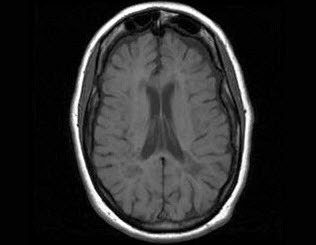
%> input picture 3特征空间/3.1.jpg, 316 x 245 px
$ octave --eval "Hough_LineDetect('3.1.jpg');"   (GNU Octave 9; MATLAB toolbox functions it lacks are replaced by stand-ins)
%> lines starting %> are read from the running program, lines starting %| are printed output that depends on the picture; in (x1, y1, x2, y2) boxes, pixels count from 0 and x2, y2 are one past the last pixel; in counts of white or black regions, pixels touching at a corner belong together; the program's own positions count from 1
function Hough_LineDetect(filename,degree_range,line_length,dtheta,drho)
%> called with filename = '3.1.jpg'

if nargin<5
    drho=1;
end
if nargin<4
    dtheta=1;
end
if nargin<3
    line_length=100;
end
if nargin<2
    degree_range=[-90,90];
end

I1=imread(filename);
%> I1 is the input picture: size 245x316x3 uint8; min 0, max 255, mean 42.3
I=rgb2gray(I1);
%figure,imshow(I);
[width,height]=size(I);
%> width = 245; height = 316
BI=edge(I);
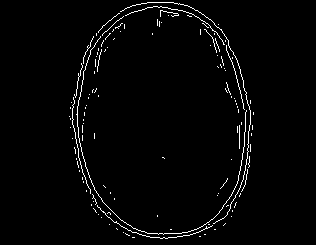
%> BI: size 245x316 logical; 2.2% white in thin lines or dots, all inside (x1, y1, x2, y2) = (69, 2, 254, 239)

dtheta=dtheta*pi/180;
radian_upper=max(degree_range*pi/180);
radian_lower=min(degree_range*pi/180);
radian_range=radian_upper-radian_lower;

rho_max=(sqrt(width^2+height^2));
%> rho_max = 399.9
nrho=ceil(2*rho_max/drho);
%> nrho = 800
theta_value=[radian_lower:dtheta:radian_upper];
ntheta=length(theta_value);

rho_matrix=zeros(nrho,ntheta);
hough_line=zeros(width,height);

[rows,cols]=find(BI);
%> rows = 1711 values from 3 to 239; cols = 1711 values from 70 to 254
pointcount=length(rows);
%> pointcount = 1711
rho_value=zeros(pointcount,ntheta);
%> rho_value: size 1711x181 double; every value is 0
for i=1:pointcount
    m=rows(i);
    n=cols(i);
    for k=1:ntheta
        rho=(m*cos(theta_value(k)))+(n*sin(theta_value(k)));
        rho_index=round((rho+rho_max)/drho);
        rho_matrix(rho_index,k)=rho_matrix(rho_index,k)+1;
        rho_value(rho_index,k)=rho;
    end
end
%> this loop made 1711 passes
%> (m, n) on passes 1 to 3: (117, 70), (108, 71), (109, 71)
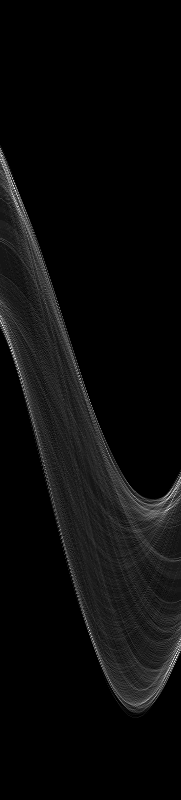
%> rho_matrix: size 800x181 double; min 0, max 48, mean 2.1; drawn with min black and max white
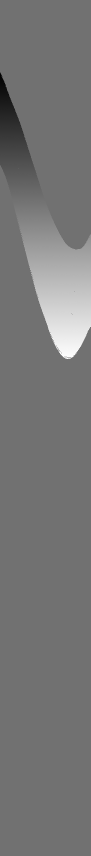
%> rho_value: size 1711x181 double (shown at 1/2 size); min -254, max 318.2, mean 10.6; drawn with min black and max white

index=find(rho_matrix>line_length);
%> index = []
for k=1:length(index)
    [rho_th,theta_th]=ind2sub(size(rho_matrix),index(k));
    theta=theta_value(theta_th);
    rho=rho_value(rho_th,theta_th);
    for i=1:pointcount
        x=rows(i);
        y=cols(i);
        rate=(x*cos(theta)+y*sin(theta))/rho;
        if (rate>1-10^-3 & rate<1+10^-3)
            hough_line(x,y)=1;
        end
    end
end
%> this loop made 0 passes
%> hough_line: size 245x316 double; every value is 0

figure;imshow(I);title('原始图像')
figure;imshow(BI);title('边缘检测后的图像')
figure;imshow(hough_line);title('hough变换检测到的直线');

$ run again, on 3特征空间/3.2.jpg
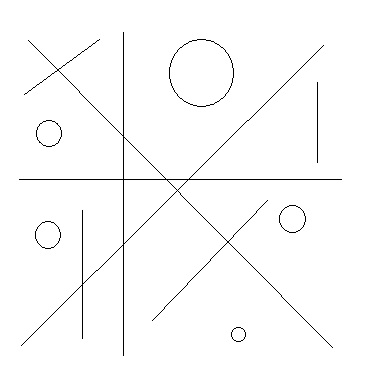
%> input picture 3特征空间/3.2.jpg, 367 x 372 px
%> in Hough_LineDetect, I1 is the input picture: size 372x367x3 uint8; min 0, max 255, mean 251
%> BI: size 372x367 logical; 3.1% white in thin lines or dots, all inside (x1, y1, x2, y2) = (18, 31, 342, 357)
%> rows = 4171 values from 32 to 357; cols = 4171 values from 19 to 342
%> pointcount = 4171
%> the loop in Hough_LineDetect, `for i=1:pointcount` made 4171 passes
%> (m, n) on passes 1 to 3: (180, 19), (179, 20), (181, 20)
%> after the loop in Hough_LineDetect, `for i=1:pointcount`:
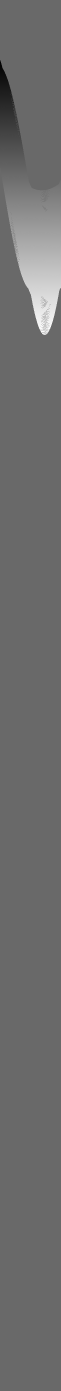
%> rho_value: size 4171x181 double (shown at 1/3 size); min -342, max 482.3, mean 11.7; drawn with min black and max white
%> index = 35 values from 398 to 188928
%> the loop in Hough_LineDetect, `for k=1:length(index)` made 35 passes
%> (rho_th, theta_th, theta, rho) on passes 1 to 8: (398, 1, -1.57, -125), (400, 1, -1.57, -123), (439, 1, -1.57, -84), (441, 1, -1.57, -82), (401, 2, -1.55, -121.1), (402, 2, -1.55, -120.1), (403, 2, -1.55, -119.1), (526, 45, -0.803, 2.94)
%> after the loop in Hough_LineDetect, `for k=1:length(index)`:
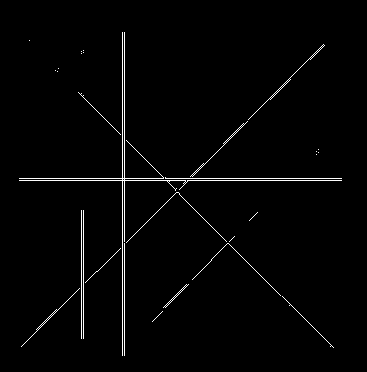
%> hough_line: size 372x367 double; values 0 (black) and 1 (white), 1.7% white in thin lines or dots, all inside (x1, y1, x2, y2) = (19, 32, 342, 356)

$ run again, on 3特征空间/3.3.jpg
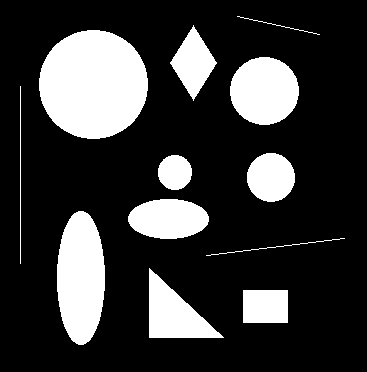
%> input picture 3特征空间/3.3.jpg, 367 x 372 px
%> in Hough_LineDetect, I1 is the input picture: size 372x367x3 uint8; 21.8% white; 12 white regions, largest, box (x1, y1, x2, y2) and area: (39, 30, 148, 139) 9337, (57, 211, 105, 345) 5047, (230, 57, 299, 125) 3673
%> BI: size 372x367 logical; 2.5% white in thin lines or dots, all inside (x1, y1, x2, y2) = (19, 15, 346, 346)
%> rows = 3471 values from 16 to 346; cols = 3471 values from 20 to 346
%> pointcount = 3471
%> after the loop in Hough_LineDetect, `for i=1:pointcount`:
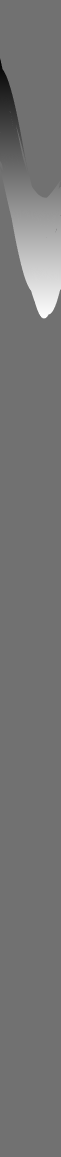
%> rho_value: size 3471x181 double (shown at 1/3 size); min -346, max 432.7, mean 11.5; drawn with min black and max white
%> index = [501; 503; 102263; 102265; 188823; 188825]
%> the loop in Hough_LineDetect, `for k=1:length(index)` made 6 passes
%> (rho_th, theta_th, theta, rho) on passes 1 to 6: (501, 1, -1.57, -22), (503, 1, -1.57, -20), (801, 98, 0.122, 278.3), (803, 98, 0.122, 280.3), (543, 181, 1.57, 20), (545, 181, 1.57, 22)
%> after the loop in Hough_LineDetect, `for k=1:length(index)`:
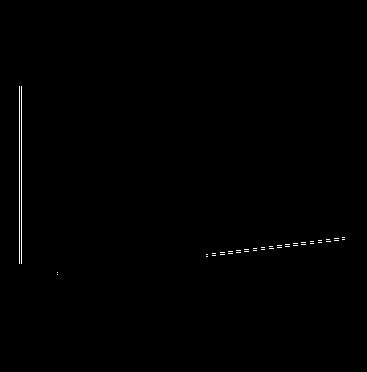
%> hough_line: size 372x367 double; values 0 (black) and 1 (white), 0.38% white in thin lines or dots, all inside (x1, y1, x2, y2) = (19, 86, 345, 275)

$ run again, on 3特征空间/3.4.jpg
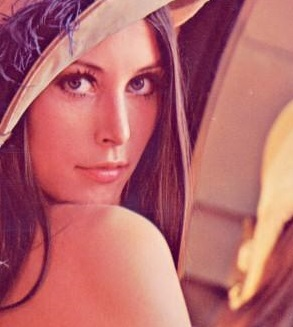
%> input picture 3特征空间/3.4.jpg, 293 x 327 px
%> in Hough_LineDetect, I1 is the input picture: size 327x293x3 uint8; mean R, G, B 182.4, 103.3, 108
%> in Hough_LineDetect, `BI=edge(I);`:
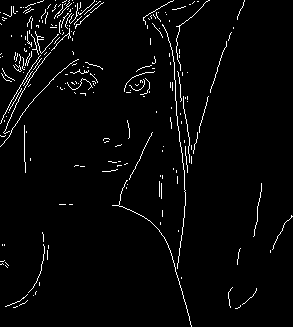
%> BI: size 327x293 logical; 2.9% white in thin lines or dots
%> rows = 2809 values from 1 to 327; cols = 2809 values from 1 to 293
%> pointcount = 2809
%> the loop in Hough_LineDetect, `for i=1:pointcount` made 2809 passes
%> (m, n) on passes 1 to 3: (13, 1), (24, 1), (55, 1)
%> after the loop in Hough_LineDetect, `for i=1:pointcount`:
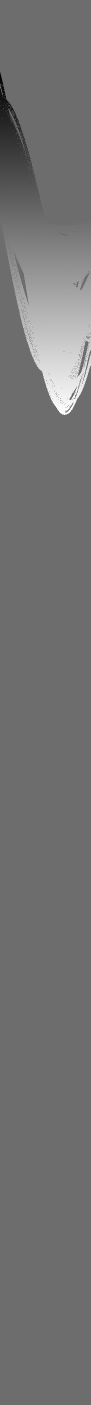
%> rho_value: size 2809x181 double (shown at 1/2 size); min -293, max 390.5, mean 12.3; drawn with min black and max white
%> index = []
